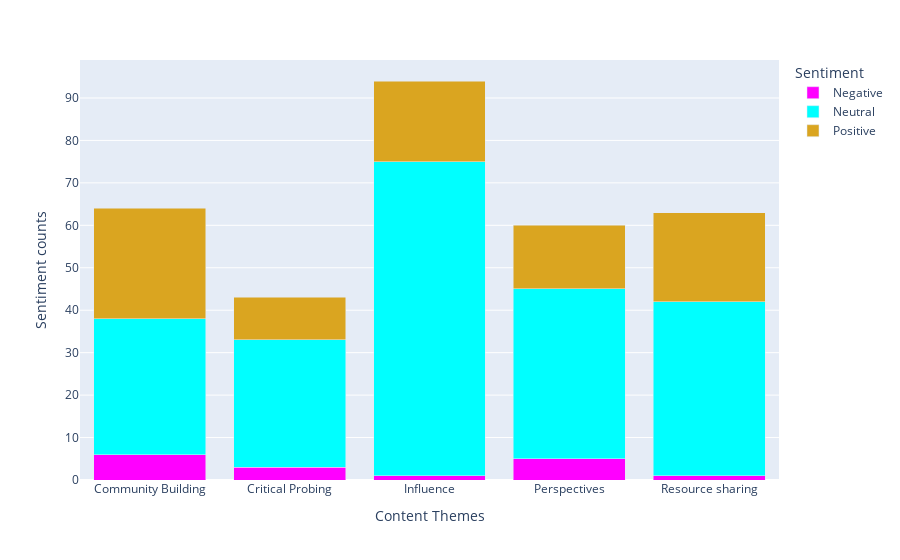

Notebook code for this chart:
### Code cell
fig = px.bar(grouped_data, x="Topic_Label", y="count",color='sentiment' ,color_discrete_sequence=['magenta', 'cyan', 'goldenrod'], barmode = 'stack')
fig.update_layout(xaxis_title = 'Content Themes', yaxis_title =  
      'Sentiment counts', legend = dict(title='Sentiment'))
fig.show()

### Figure 1 — Plotly figure (JSON) as saved in the notebook; plotly's stock layout.template omitted (floating-point values rounded to 4 significant figures)
{"data": [{"alignmentgroup": "True", "hovertemplate": "sentiment=Negative<br>Topic_Label=%{x}<br>count=%{y}<extra></extra>", "legendgroup": "Negative", "marker": {"color": "magenta", "pattern": {"shape": ""}}, "name": "Negative", "offsetgroup": "Negative", "orientation": "v", "showlegend": true, "textposition": "auto", "type": "bar", "x": ["Community Building", "Critical Probing", "Influence", "Perspectives", "Resource sharing"], "xaxis": "x", "y": [6, 3, 1, 5, 1], "yaxis": "y"}, {"alignmentgroup": "True", "hovertemplate": "sentiment=Neutral<br>Topic_Label=%{x}<br>count=%{y}<extra></extra>", "legendgroup": "Neutral", "marker": {"color": "cyan", "pattern": {"shape": ""}}, "name": "Neutral", "offsetgroup": "Neutral", "orientation": "v", "showlegend": true, "textposition": "auto", "type": "bar", "x": ["Community Building", "Critical Probing", "Influence", "Perspectives", "Resource sharing"], "xaxis": "x", "y": [32, 30, 74, 40, 41], "yaxis": "y"}, {"alignmentgroup": "True", "hovertemplate": "sentiment=Positive<br>Topic_Label=%{x}<br>count=%{y}<extra></extra>", "legendgroup": "Positive", "marker": {"color": "goldenrod", "pattern": {"shape": ""}}, "name": "Positive", "offsetgroup": "Positive", "orientation": "v", "showlegend": true, "textposition": "auto", "type": "bar", "x": ["Community Building", "Critical Probing", "Influence", "Perspectives", "Resource sharing"], "xaxis": "x", "y": [26, 10, 19, 15, 21], "yaxis": "y"}], "layout": {"barmode": "stack", "legend": {"title": {"text": "Sentiment"}, "tracegroupgap": 0}, "margin": {"t": 60}, "xaxis": {"anchor": "y", "domain": [0, 1], "title": {"text": "Content Themes"}}, "yaxis": {"anchor": "x", "domain": [0, 1], "title": {"text": "Sentiment counts"}}}}
